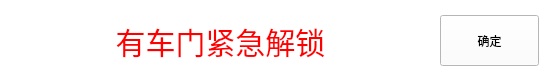
<?xml version="1.0" encoding="UTF-8"?>
<ui version="4.0">
 <class>EmDoorOPen</class>
 <widget class="QWidget" name="EmDoorOPen">
  <property name="geometry">
   <rect>
    <x>0</x>
    <y>0</y>
    <width>549</width>
    <height>81</height>
   </rect>
  </property>
  <property name="windowTitle">
   <string>Form</string>
  </property>
  <property name="styleSheet">
   <string notr="true"/>
  </property>
  <widget class="QLabel" name="label">
   <property name="geometry">
    <rect>
     <x>0</x>
     <y>0</y>
     <width>441</width>
     <height>81</height>
    </rect>
   </property>
   <property name="styleSheet">
    <string notr="true">color: red;
background-color: rgb(255, 255, 255);
font:30px;</string>
   </property>
   <property name="text">
    <string>有车门紧急解锁</string>
   </property>
   <property name="alignment">
    <set>Qt::AlignCenter</set>
   </property>
  </widget>
  <widget class="QPushButton" name="pushButton">
   <property name="geometry">
    <rect>
     <x>440</x>
     <y>15</y>
     <width>99</width>
     <height>51</height>
    </rect>
   </property>
   <property name="styleSheet">
    <string notr="true">background-color: rgb(255, 255, 255);</string>
   </property>
   <property name="text">
    <string>确定</string>
   </property>
  </widget>
  <widget class="QLabel" name="label_2">
   <property name="geometry">
    <rect>
     <x>0</x>
     <y>0</y>
     <width>551</width>
     <height>81</height>
    </rect>
   </property>
   <property name="styleSheet">
    <string notr="true">background-color: rgb(255, 255, 255);</string>
   </property>
   <property name="text">
    <string/>
   </property>
  </widget>
  <zorder>label_2</zorder>
  <zorder>label</zorder>
  <zorder>pushButton</zorder>
 </widget>
 <resources/>
 <connections/>
</ui>
